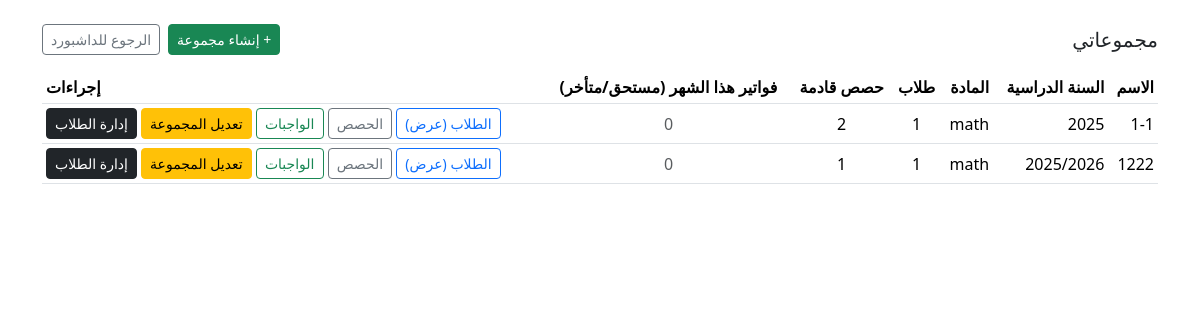
/dashboard/groups/ (signed in), run on an earlier commit of the app's database.
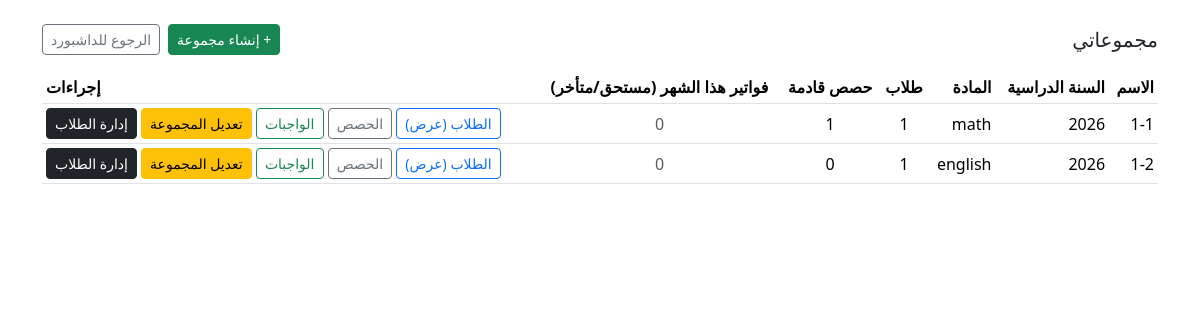
And on a later commit of the database.
### core/models.py (models this page shows, shortened)
class Group(models.Model):
    class Grade(models.TextChoices):
        G1 = "G1", _("الصف 1 الابتدائي")
        G2 = "G2", _("الصف 2 الابتدائي")
        G3 = "G3", _("الصف 3 الابتدائي  ")
        G4 = "G4", _("الصف 4 الابتدائي")
        G5 = "G5", _("الصف 5 الابتدائي")
        G6 = "G6",_("الصف 1 الاعدادي")
        G7 = "G7", _("الصف 2 الاعدادي")
        G8 = "G8", _("الصف 3 الاعدادي")
        G9 = "G9", _("الصف 1 الثانوي")
        G10 = "G10",_("الصف 2 الثانوي")
        G11 = "G11", _("الصف 3 الثانوي")
        OTHER = "OTHER", _("أخرى")
    academic_year = models.ForeignKey(
        AcademicYear,
        on_delete=models.CASCADE,
        related_name="groups",
        verbose_name=_("السنة الدراسية"),
    )
    name = models.CharField(_("اسم المجموعة"), max_length=100)
    grade = models.CharField(_("الصف الدراسي"), max_length=10, choices=Grade.choices)
    capacity = models.PositiveIntegerField(_("السعة"), default=30)
    teacher = models.ForeignKey(
        TeacherProfile,
        on_delete=models.PROTECT,
        related_name="teachergroups",
        verbose_name=_("المدرّس"),
    )
    subject = models.ForeignKey(
        Subject,
        on_delete=models.PROTECT,
        null=False,
        blank=False,
        related_name="groupssubject",
        verbose_name=_("المادة (افتراضي)"),
    )
    note = models.TextField(_("ملاحظات"), blank=True)
    class Meta:
        verbose_name = _("مجموعة")
        verbose_name_plural = _("مجموعات")
        unique_together = ("academic_year", "name")

class AcademicYear(models.Model):
    name = models.CharField(_("اسم السنة"), max_length=50)  # مثال: 2025/2026
    start_date = models.DateField(_("تاريخ البداية"))
    end_date = models.DateField(_("تاريخ النهاية"))
    is_active = models.BooleanField(_("مفعّلة؟"), default=True)
    class Meta:
        verbose_name = _("سنة دراسية")
        verbose_name_plural = _("سنوات دراسية")
        unique_together = ("name", "start_date", "end_date")

class Subject(models.Model):
    name = models.CharField(_("اسم المادة"), max_length=100, unique=True)
    is_active = models.BooleanField(_("مفعّلة"), default=True)
    color = models.CharField(
        _("لون اختياري (hex)"), max_length=7, blank=True
    )  # مثل #0ea5e9
    class Meta:
        verbose_name = _("مادة")
        verbose_name_plural = _("مواد")
        ordering = ["name"]

### core/views.py (the view)
    @login_required
    def _wrapped(request, *args, **kwargs):
        teacher = _get_teacher(request.user)
        if not teacher:
            return redirect("/admin/")
        request.teacher = teacher
        return view_func(request, *args, **kwargs)

### core/context_processors.py (called while the page is built)
def user_roles(request):
    u = getattr(request, "user", None)
    return {
        "is_auth": bool(u and u.is_authenticated),
        "is_teacher": bool(u and u.is_authenticated and hasattr(u, "teacherprofile")),
        "is_parent": bool(u and u.is_authenticated and hasattr(u, "parent_profile")),
        "is_student": bool(u and u.is_authenticated and hasattr(u, "student_profile")),
    }

### core/views.py (called while the page is built)
def _get_teacher(user):
    try:
        return TeacherProfile.objects.get(user=user)
    except TeacherProfile.DoesNotExist:
        return None

def teacher_required(view_func):
    @login_required
    def _wrapped(request, *args, **kwargs):
        teacher = _get_teacher(request.user)
        if not teacher:
            return redirect("/admin/")
        request.teacher = teacher
        return view_func(request, *args, **kwargs)
    return _wrapped

### core/templates/core/teacher_groups.html (shortened to what this page needs)
<!doctype html>
<html lang="ar" dir="rtl">
<head>
  <link href="https://cdn.jsdelivr.net/npm/bootstrap@5.3.3/dist/css/bootstrap.rtl.min.css" rel="stylesheet">
</head>
<body class="container py-4">
  <div class="d-flex justify-content-between align-items-center mb-3">
  <h1 class="h5 m-0">مجموعاتي</h1>
  <div class="d-flex gap-2">
    <a class="btn btn-success btn-sm" href="{% url 'core:group_create' %}">+ إنشاء مجموعة</a>
    <a class="btn btn-outline-secondary btn-sm" href="{% url 'core:dashboard' %}">الرجوع للداشبورد</a>
  </div>
</div>
  <table class="table table-sm align-middle">
    <thead>
      <tr>
        <th>الاسم</th>
        <th>السنة الدراسية</th>
        <th>المادة</th>
        <th class="text-center">طلاب</th>
        <th class="text-center">حصص قادمة</th>
        <th class="text-center">فواتير هذا الشهر (مستحق/متأخر)</th>
        <th class="text-end">إجراءات</th>
      </tr>
    </thead>
    <tbody>
      {% for r in rows %}
      <tr>
        <td>{{ r.obj.name }}</td>
        <td>{% if r.obj.academic_year %}{{ r.obj.academic_year.name }}{% else %}—{% endif %}</td>
        <td>{% if r.obj.subject %}{{ r.obj.subject.name }}{% else %}—{% endif %}</td>
        <td class="text-center">{{ r.students }}</td>
        <td class="text-center">{{ r.upcoming }}</td>
        <td class="text-center">
          {% if r.due_invoices > 0 %}
            <span class="badge bg-warning text-dark">{{ r.due_invoices }}</span>
          {% else %}
            <span class="text-muted">0</span>
          {% endif %}
        </td>
        <td class="text-end">
  <a class="btn btn-sm btn-outline-primary" href="{% url 'core:group_students' r.obj.id %}">الطلاب (عرض)</a>
  <a class="btn btn-sm btn-outline-secondary" href="{% url 'core:sessions_list' r.obj.id %}">الحصص</a>
  <a class="btn btn-sm btn-outline-success" href="{% url 'core:assignments_list' r.obj.id %}">الواجبات</a>
  <a class="btn btn-sm btn-warning" href="{% url 'core:group_edit' r.obj.id %}">تعديل المجموعة</a>
  <a class="btn btn-sm btn-dark" href="{% url 'core:group_students_manage' r.obj.id %}">إدارة الطلاب</a>
</td>
      </tr>
      {% empty %}
      <tr><td colspan="7" class="text-center text-muted">لا توجد مجموعات بعد.</td></tr>
      {% endfor %}
    </tbody>
  </table>
</body>
</html>

What changed in the data, as far as the page shows it:
removed Group: obj.name "1222", obj.academic_year.name "2025/2026", obj.subject.name "math", students "1", upcoming "1"
changed Group "math": obj.academic_year.name "2025" → "2026"; upcoming "2" → "1"
now on this page (row edited): Group: obj.name "1-2", obj.academic_year.name "2026", obj.subject.name "english", students "1", upcoming "0"
